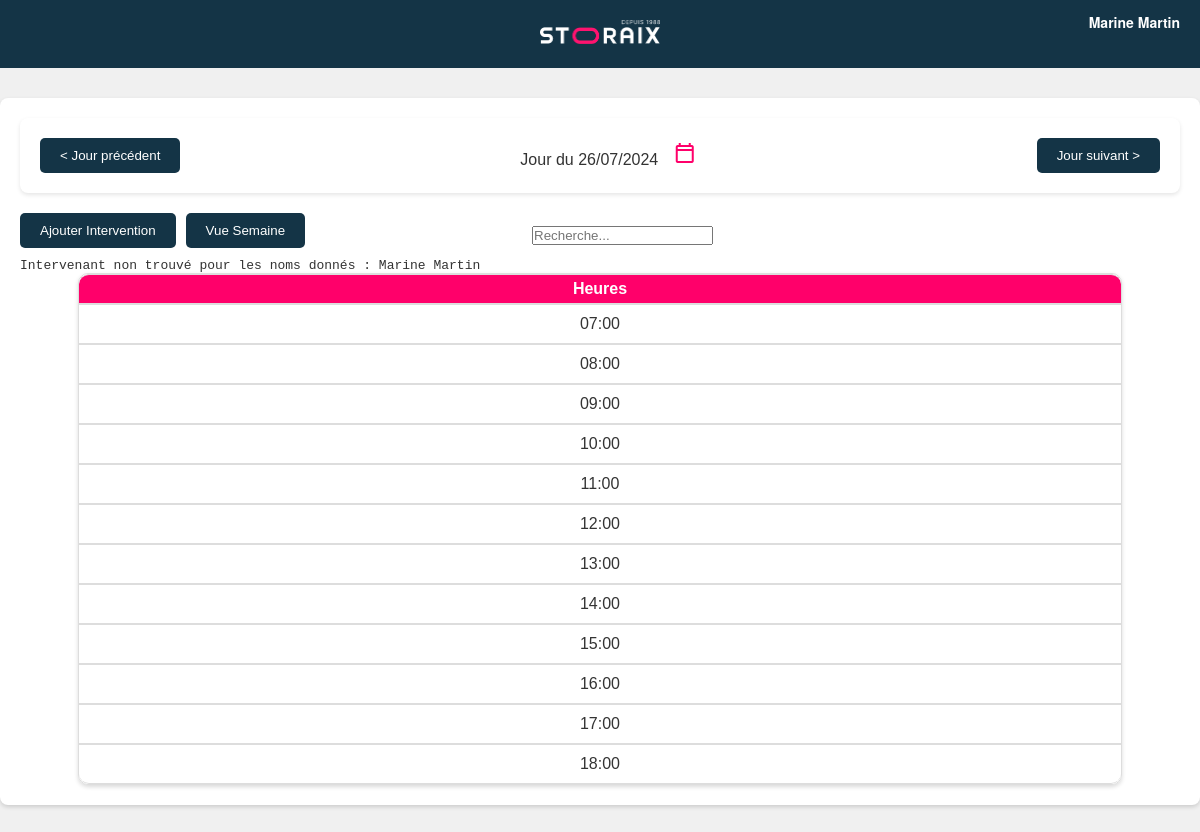
Screenshot of /agendaJour.php (signed in) with the database file from the repository.
### tables this page shows
CREATE TABLE Users (
    UserID INT AUTO_INCREMENT PRIMARY KEY,
    FirstName VARCHAR(255) NOT NULL,
    LastName VARCHAR(255) NOT NULL,
    Identifiant VARCHAR(191) NOT NULL UNIQUE,
    PasswordHash VARCHAR(255) NOT NULL,
    PasswordPlain VARCHAR(255) NOT NULL,  
    RoleID INT,
    FOREIGN KEY (RoleID) REFERENCES Roles(RoleID)
);

### fonction_users.php (called while the page is built, shortened)
<?php
function getUserInfo($pdo, $userId) {
    $stmt = $pdo->prepare('SELECT * FROM Users WHERE UserID = ?');
    $stmt->execute([$userId]);
    return $stmt->fetch(PDO::FETCH_ASSOC);
}
function getUserRole($pdo, $userId) {
    $stmt = $pdo->prepare('SELECT r.RoleName FROM Users u JOIN Roles r ON u.RoleID = r.RoleID WHERE u.UserID = ?');
    $stmt->execute([$userId]);
    $result = $stmt->fetch(PDO::FETCH_ASSOC);
    return $result ? $result['RoleName'] : null;
}
?>

### agendaJour.php (the view, shortened to what this page needs)
<?php
require_once 'fonctionAgendaJour.php';
require_once 'fonction_users.php';
$dateDuJour = isset($_GET['date']) ? new DateTime($_GET['date']) : new DateTime();
$userInfo = getUserInfo($pdo_users, $_SESSION['user_id']);
$userRole = getUserRole($pdo_users, $_SESSION['user_id']);
?>
<!DOCTYPE html>
<html lang="fr">
<head>
    <link rel="stylesheet" href="style.css">
    <link rel="stylesheet" href="style_header.css">
    <link rel="stylesheet" href="settings.css">
    <link rel="stylesheet" href="signature.css">
    <link rel="stylesheet" href="https://cdnjs.cloudflare.com/ajax/libs/pikaday/1.8.0/css/pikaday.min.css">
    <link rel="stylesheet" href="https://cdn.jsdelivr.net/npm/@simonwep/pickr/dist/themes/classic.min.css" />
</head>
<body>
<header class="banniere">
    <a href="index.php">
        <img src="img/logo_storaix.png" alt="Logo StorAix" width="150" height="50">
    </a>
    <div class="user-menu">
        <span class="user-name" onclick="toggleDropdown()">
            <?php echo htmlspecialchars($userInfo['FirstName'] . ' ' . $userInfo['LastName']); ?>
        </span>
    </div>
</header>
<div class="agenda-container" id="agenda-container">
    <div class="week-navigation">
        <button id="btnJourPrecedent">&lt; Jour précédent</button>
        <div class="jour">
            Jour du <?php echo $dateDuJour->format('d/m/Y'); ?>
            <button id="btnDatePicker" class="calendar-button">
                <span class="material-symbols-outlined">calendar_today</span>
            </button>
        </div>
        <button id="btnJourSuivant">Jour suivant &gt;</button>
    </div>
    <div class="view-toggle">
        <?php if ($userRole != 'Intervenant'): ?>
            <button id="btnAjouterIntervention">Ajouter Intervention</button>
        <?php endif; ?>
        <a href="index.php"><button id="btnVueSemaine">Vue Semaine</button></a>
        <div class="search-container">
            <input type="text" id="searchInput" placeholder="Recherche...">
        </div>
    </div>
    <div class="table-container">
        <?php genererAgendaJourner($dateDuJour, $pdo, $pdo_users, $_SESSION['user_id']); ?>
    </div>
</div>
</body>
</html>

### fonctionAgendaJour.php (shortened to what this page needs)
<?php
require_once 'db_connect_StorAix.php';
require_once 'fonction_users.php';
if (!function_exists('obtenirRoleUtilisateur')) {
    function obtenirRoleUtilisateur($userID, $pdo_users) {
        $sql = "SELECT r.RoleName
                FROM Roles r
                JOIN Users u ON r.RoleID = u.RoleID
                WHERE u.UserID = :userID";
        try {
            $stmt = $pdo_users->prepare($sql);
            $stmt->execute(['userID' => $userID]);
            return $stmt->fetchColumn();
        } catch (PDOException $e) {
            die("Erreur lors de la récupération du rôle de l'utilisateur : " . $e->getMessage());
        }
    }
}
if (!function_exists('obtenirEquipesUtilisateur')) {
    function obtenirEquipesUtilisateur($userID, $pdo_users, $pdo) {
        $user = getUserInfo($pdo_users, $userID);
        $stmt = $pdo->prepare("
            SELECT i.ID_Intervenant, i.Nom, i.Prenom
            FROM Intervenant i
            WHERE i.Nom = :lastName AND i.Prenom = :firstName
        ");
        $stmt->bindParam(':firstName', $user['FirstName'], PDO::PARAM_STR);
        $stmt->bindParam(':lastName', $user['LastName'], PDO::PARAM_STR);
        $stmt->execute();
        $intervenant = $stmt->fetch(PDO::FETCH_ASSOC);
        if (!$intervenant) {
            echo "<pre>Intervenant non trouvé pour les noms donnés : {$user['FirstName']} {$user['LastName']}</pre>";
            return [];
        }
        $equipeStmt = $pdo->prepare("
            SELECT e.ID_Equipe, e.Nom_Equipe, e.Couleur
            FROM Intervenant_Equipe ie
            JOIN Equipe e ON ie.ID_Equipe = e.ID_Equipe
            WHERE ie.ID_Intervenant = :intervenantID
        ");
        $equipeStmt->bindParam(':intervenantID', $intervenant['ID_Intervenant'], PDO::PARAM_INT);
        $equipeStmt->execute();
        return $equipeStmt->fetchAll(PDO::FETCH_ASSOC);
    }
}
if (!function_exists('obtenirEquipes')) {
    function obtenirEquipes($userID, $pdo_users, $pdo) {
        $role = obtenirRoleUtilisateur($userID, $pdo_users);
        if ($role == 'Administrateur') {
            try {
                $stmt = $pdo->query('SELECT * FROM Equipe');
                return $stmt->fetchAll(PDO::FETCH_ASSOC);
            } catch (PDOException $e) {
                die("Erreur lors de la récupération des équipes : " . $e->getMessage());
            }
        } else {
            return obtenirEquipesUtilisateur($userID, $pdo_users, $pdo);
        }
    }
}
function genererAgendaJourner($dateDuJour, $pdo, $pdo_users, $userID) {
    $equipes = obtenirEquipes($userID, $pdo_users, $pdo);
    echo '<table class="agenda-jour">';
    echo '<thead><tr><th>Heures</th>';
    echo '</tr></thead>';
    echo '<tbody>';
    for ($hour = 7; $hour < 19; $hour++) {
        $timeLabel = str_pad($hour, 2, '0', STR_PAD_LEFT) . ':00';
        echo '<tr>';
        echo '<td class="time-label">' . $timeLabel . '</td>';
        echo '</tr>';
    }
    echo '</tbody>';
    echo '</table>';
}
?>

### style.css (style rules this page uses)
* { margin: 0; padding: 0; box-sizing: border-box; }
body { font-family: 'Arial', sans-serif; background-color: #f0f0f0; color: #333; }
.banniere { background-color: #143446; padding: 20px 0; text-align: center; }
.banniere img { width: 150px; height: auto; }
.week-navigation { display: flex; justify-content: space-between; align-items: center; padding: 20px; background-color: #fff; box-shadow: 0 2px 4px rgba(0, 0, 0, 0.1); margin: 0 auto 20px; border-radius: 8px; }
#btnSemainePrecedente, #btnSemaineSuivante, #btnJourPrecedent, #btnJourSuivant { background-color: #143446; color: white; padding: 10px 20px; border: none; border-radius: 5px; cursor: pointer; transition: background-color 0.3s; }
.agenda-container { margin: 20px 50px; transition: filter 0.3s ease; background-color: #fff; padding: 20px; border-radius: 8px; box-shadow: 0 2px 4px rgba(0, 0, 0, 0.15); }
.time-label { height: 40px; position: relative; }
#btnAjouterIntervention, #btnVueSemaine, #btnVueJour, #btnSettings { background-color: #143446; color: white; padding: 10px 20px; border: none; border-radius: 5px; cursor: pointer; transition: background-color 0.3s; margin-bottom: 10px; margin-right: 10px; }
@media screen and (min-width: 1025px) and (max-width: 1440px) { .agenda-container { margin: 30px auto; } }
@media screen and (min-width: 1025px) and (max-width: 1440px) { .week-navigation { justify-content: center; } }
@media screen and (min-width: 1025px) and (max-width: 1440px) { .banniere img { width: 120px; } }
.material-symbols-outlined { font-variation-settings: 'FILL' 0, 'wght' 400, 'GRAD' 0, 'opsz' 24; }
a { color: inherit; text-decoration: none; }
.calendar-button { background: none; border: none; cursor: pointer; font-size: 48px; padding: 0; margin-left: 10px; display: inline-flex; align-items: center; justify-content: center; color: #FF006A; }
.week-navigation { display: flex; justify-content: space-between; align-items: center; padding: 20px; background-color: #fff; box-shadow: 0 2px 4px rgba(0, 0, 0, 0.1); margin: 0 auto 20px; border-radius: 8px; position: relative; }
.agenda-jour { width: 90%; border-collapse: separate; border-spacing: 0; margin: 0 auto; font-family: 'Arial', sans-serif; border: 1px solid #ddd; border-radius: 10px; overflow: hidden; box-shadow: 0 2px 4px rgba(0, 0, 0, 0.15); }
.agenda-jour th, .agenda-jour td { border: 1px solid #ddd; padding: 5px; text-align: center; vertical-align: middle; position: relative; }
.agenda-jour th { background-color: #FF006A; color: white; border-left: none; }
.agenda-jour td { background-color: #fff; }
.agenda-jour th:first-child, .agenda-jour td:first-child { border-left: none; }
.agenda-jour th:last-child, .agenda-jour td:last-child { border-right: none; }
.agenda-jour tr:first-child th:first-child { border-top-left-radius: 10px; }
.agenda-jour tr:first-child th:last-child { border-top-right-radius: 10px; }
.agenda-jour tr:last-child td:first-child { border-bottom-left-radius: 10px; }
.agenda-jour tr:last-child td:last-child { border-bottom-right-radius: 10px; }
.view-toggle { display: flex; align-items: center; justify-content: space-between; }
.search-container { flex-grow: 1; display: flex; justify-content: center; margin-right: 250px; }
.user-menu { position: absolute; top: 20px; right: 20px; }
.user-name { color: white; cursor: pointer; font-size: 16px; }

### style_header.css (style rules this page uses)
.user-menu { position: absolute; right: 20px; top: 10px; color: white; font-family: 'Helvetica Neue', Arial, sans-serif; cursor: pointer; }
.user-name { font-size: 14px; font-weight: bold; position: relative; }

### rows the page displays
users: FirstName+LastName "Marine Martin", FirstName "Marine", LastName "Martin"

### other values shown
$dateDuJour->format('d/m/Y') "26/07/2024"
$timeLabel "07:00"
$timeLabel "08:00"
$timeLabel "09:00"
$timeLabel "10:00"
$timeLabel "11:00"
$timeLabel "12:00"
$timeLabel "13:00"
$timeLabel "14:00"
$timeLabel "15:00"
$timeLabel "16:00"
$timeLabel "17:00"
$timeLabel "18:00"
